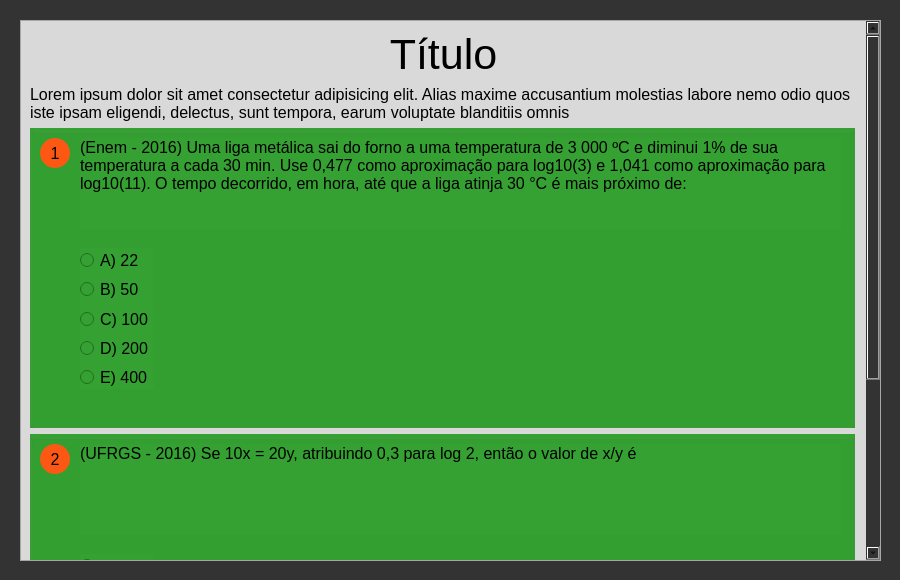
<?xml version="1.0" encoding="UTF-8"?>
<ui version="4.0">
 <class>Atividade</class>
 <widget class="QWidget" name="Atividade">
  <property name="geometry">
   <rect>
    <x>0</x>
    <y>0</y>
    <width>900</width>
    <height>580</height>
   </rect>
  </property>
  <property name="minimumSize">
   <size>
    <width>900</width>
    <height>580</height>
   </size>
  </property>
  <property name="maximumSize">
   <size>
    <width>900</width>
    <height>580</height>
   </size>
  </property>
  <property name="windowTitle">
   <string>Form</string>
  </property>
  <property name="styleSheet">
   <string notr="true">background-color: rgb(51, 51, 51);</string>
  </property>
  <widget class="QScrollArea" name="scrollArea">
   <property name="geometry">
    <rect>
     <x>20</x>
     <y>20</y>
     <width>861</width>
     <height>541</height>
    </rect>
   </property>
   <property name="styleSheet">
    <string notr="true">background-color: rgb(217, 217, 217);</string>
   </property>
   <property name="horizontalScrollBarPolicy">
    <enum>Qt::ScrollBarAlwaysOff</enum>
   </property>
   <property name="sizeAdjustPolicy">
    <enum>QAbstractScrollArea::AdjustIgnored</enum>
   </property>
   <property name="widgetResizable">
    <bool>true</bool>
   </property>
   <widget class="QWidget" name="scrollAreaWidgetContents">
    <property name="geometry">
     <rect>
      <x>0</x>
      <y>-258</y>
      <width>843</width>
      <height>810</height>
     </rect>
    </property>
    <layout class="QVBoxLayout" name="verticalLayout">
     <item>
      <widget class="QLabel" name="rotulo_titulo">
       <property name="font">
        <font>
         <pointsize>32</pointsize>
        </font>
       </property>
       <property name="text">
        <string>Título</string>
       </property>
       <property name="alignment">
        <set>Qt::AlignCenter</set>
       </property>
      </widget>
     </item>
     <item>
      <widget class="QLabel" name="rotulo_descricao">
       <property name="font">
        <font>
         <pointsize>12</pointsize>
        </font>
       </property>
       <property name="styleSheet">
        <string notr="true">text-align:justify;</string>
       </property>
       <property name="text">
        <string>Lorem ipsum dolor sit amet consectetur adipisicing elit. Alias maxime accusantium molestias labore nemo odio quos iste ipsam eligendi, delectus, sunt tempora, earum voluptate blanditiis omnis</string>
       </property>
       <property name="textFormat">
        <enum>Qt::PlainText</enum>
       </property>
       <property name="scaledContents">
        <bool>false</bool>
       </property>
       <property name="alignment">
        <set>Qt::AlignLeading|Qt::AlignLeft|Qt::AlignTop</set>
       </property>
       <property name="wordWrap">
        <bool>true</bool>
       </property>
      </widget>
     </item>
     <item>
      <widget class="QGroupBox" name="questao_1">
       <property name="minimumSize">
        <size>
         <width>825</width>
         <height>300</height>
        </size>
       </property>
       <property name="maximumSize">
        <size>
         <width>825</width>
         <height>16777215</height>
        </size>
       </property>
       <property name="styleSheet">
        <string notr="true">background-color: rgb(52, 161, 50);</string>
       </property>
       <property name="title">
        <string/>
       </property>
       <widget class="QLabel" name="num_questao">
        <property name="geometry">
         <rect>
          <x>10</x>
          <y>10</y>
          <width>30</width>
          <height>30</height>
         </rect>
        </property>
        <property name="font">
         <font>
          <pointsize>12</pointsize>
         </font>
        </property>
        <property name="styleSheet">
         <string notr="true">border-radius: 15px;
background-color: rgb(252, 88, 20);</string>
        </property>
        <property name="text">
         <string>1</string>
        </property>
        <property name="alignment">
         <set>Qt::AlignCenter</set>
        </property>
       </widget>
       <widget class="QLabel" name="enunciado">
        <property name="geometry">
         <rect>
          <x>50</x>
          <y>10</y>
          <width>761</width>
          <height>91</height>
         </rect>
        </property>
        <property name="font">
         <font>
          <pointsize>12</pointsize>
         </font>
        </property>
        <property name="text">
         <string>(Enem - 2016) Uma liga metálica sai do forno a uma temperatura de 3 000 ºC e diminui 1% de sua temperatura a cada 30 min. Use 0,477 como aproximação para log10(3) e 1,041 como aproximação para log10(11). O tempo decorrido, em hora, até que a liga atinja 30 °C é mais próximo de:</string>
        </property>
        <property name="alignment">
         <set>Qt::AlignLeading|Qt::AlignLeft|Qt::AlignTop</set>
        </property>
        <property name="wordWrap">
         <bool>true</bool>
        </property>
       </widget>
       <widget class="QWidget" name="">
        <property name="geometry">
         <rect>
          <x>50</x>
          <y>120</y>
          <width>74</width>
          <height>141</height>
         </rect>
        </property>
        <layout class="QVBoxLayout" name="verticalLayout_2">
         <item>
          <widget class="QRadioButton" name="A">
           <property name="font">
            <font>
             <pointsize>12</pointsize>
            </font>
           </property>
           <property name="text">
            <string>A) 22</string>
           </property>
          </widget>
         </item>
         <item>
          <widget class="QRadioButton" name="B">
           <property name="font">
            <font>
             <pointsize>12</pointsize>
            </font>
           </property>
           <property name="text">
            <string>B) 50</string>
           </property>
          </widget>
         </item>
         <item>
          <widget class="QRadioButton" name="C">
           <property name="font">
            <font>
             <pointsize>12</pointsize>
            </font>
           </property>
           <property name="text">
            <string>C) 100</string>
           </property>
          </widget>
         </item>
         <item>
          <widget class="QRadioButton" name="D">
           <property name="font">
            <font>
             <pointsize>12</pointsize>
            </font>
           </property>
           <property name="text">
            <string>D) 200</string>
           </property>
          </widget>
         </item>
         <item>
          <widget class="QRadioButton" name="E">
           <property name="font">
            <font>
             <pointsize>12</pointsize>
            </font>
           </property>
           <property name="text">
            <string>E) 400</string>
           </property>
          </widget>
         </item>
        </layout>
       </widget>
      </widget>
     </item>
     <item>
      <widget class="QGroupBox" name="questao_2">
       <property name="minimumSize">
        <size>
         <width>825</width>
         <height>300</height>
        </size>
       </property>
       <property name="maximumSize">
        <size>
         <width>825</width>
         <height>16777215</height>
        </size>
       </property>
       <property name="styleSheet">
        <string notr="true">background-color: rgb(52, 161, 50);</string>
       </property>
       <property name="title">
        <string/>
       </property>
       <widget class="QLabel" name="label_4">
        <property name="geometry">
         <rect>
          <x>10</x>
          <y>10</y>
          <width>30</width>
          <height>30</height>
         </rect>
        </property>
        <property name="font">
         <font>
          <pointsize>12</pointsize>
         </font>
        </property>
        <property name="styleSheet">
         <string notr="true">border-radius: 15px;
background-color: rgb(252, 88, 20);</string>
        </property>
        <property name="text">
         <string>2</string>
        </property>
        <property name="alignment">
         <set>Qt::AlignCenter</set>
        </property>
       </widget>
       <widget class="QLabel" name="enunciado_2">
        <property name="geometry">
         <rect>
          <x>50</x>
          <y>10</y>
          <width>761</width>
          <height>91</height>
         </rect>
        </property>
        <property name="font">
         <font>
          <pointsize>12</pointsize>
         </font>
        </property>
        <property name="text">
         <string>(UFRGS - 2016) Se 10x = 20y, atribuindo 0,3 para log 2, então o valor de x/y é</string>
        </property>
        <property name="alignment">
         <set>Qt::AlignLeading|Qt::AlignLeft|Qt::AlignTop</set>
        </property>
        <property name="wordWrap">
         <bool>true</bool>
        </property>
       </widget>
       <widget class="QWidget" name="layoutWidget">
        <property name="geometry">
         <rect>
          <x>50</x>
          <y>120</y>
          <width>74</width>
          <height>141</height>
         </rect>
        </property>
        <layout class="QVBoxLayout" name="verticalLayout_3">
         <item>
          <widget class="QRadioButton" name="A_2">
           <property name="font">
            <font>
             <pointsize>12</pointsize>
            </font>
           </property>
           <property name="text">
            <string>A) 0,3</string>
           </property>
          </widget>
         </item>
         <item>
          <widget class="QRadioButton" name="B_2">
           <property name="font">
            <font>
             <pointsize>12</pointsize>
            </font>
           </property>
           <property name="text">
            <string>B) 0,5</string>
           </property>
          </widget>
         </item>
         <item>
          <widget class="QRadioButton" name="C_2">
           <property name="font">
            <font>
             <pointsize>12</pointsize>
            </font>
           </property>
           <property name="text">
            <string>C) 0,7</string>
           </property>
          </widget>
         </item>
         <item>
          <widget class="QRadioButton" name="D_2">
           <property name="font">
            <font>
             <pointsize>12</pointsize>
            </font>
           </property>
           <property name="text">
            <string>D) 1</string>
           </property>
          </widget>
         </item>
         <item>
          <widget class="QRadioButton" name="E_2">
           <property name="font">
            <font>
             <pointsize>12</pointsize>
            </font>
           </property>
           <property name="text">
            <string>E) 1,3</string>
           </property>
          </widget>
         </item>
        </layout>
       </widget>
      </widget>
     </item>
     <item>
      <layout class="QHBoxLayout" name="horizontalLayout_2">
       <item>
        <widget class="QPushButton" name="botao_verificar">
         <property name="minimumSize">
          <size>
           <width>0</width>
           <height>30</height>
          </size>
         </property>
         <property name="maximumSize">
          <size>
           <width>200</width>
           <height>16777215</height>
          </size>
         </property>
         <property name="font">
          <font>
           <pointsize>16</pointsize>
          </font>
         </property>
         <property name="cursor">
          <cursorShape>PointingHandCursor</cursorShape>
         </property>
         <property name="styleSheet">
          <string notr="true">border: none;
border-radius: 15px;
background-color: rgb(0, 224, 22);</string>
         </property>
         <property name="text">
          <string>Verificar</string>
         </property>
        </widget>
       </item>
       <item>
        <widget class="QPushButton" name="botao_publicar">
         <property name="minimumSize">
          <size>
           <width>0</width>
           <height>30</height>
          </size>
         </property>
         <property name="maximumSize">
          <size>
           <width>200</width>
           <height>50</height>
          </size>
         </property>
         <property name="font">
          <font>
           <pointsize>16</pointsize>
          </font>
         </property>
         <property name="cursor">
          <cursorShape>PointingHandCursor</cursorShape>
         </property>
         <property name="styleSheet">
          <string notr="true">border: none;
border-radius: 15px;
background-color: rgb(0, 166, 202);</string>
         </property>
         <property name="text">
          <string>Publicar</string>
         </property>
        </widget>
       </item>
      </layout>
     </item>
     <item>
      <spacer name="verticalSpacer">
       <property name="orientation">
        <enum>Qt::Vertical</enum>
       </property>
       <property name="sizeHint" stdset="0">
        <size>
         <width>20</width>
         <height>40</height>
        </size>
       </property>
      </spacer>
     </item>
    </layout>
   </widget>
  </widget>
 </widget>
 <resources/>
 <connections/>
</ui>
